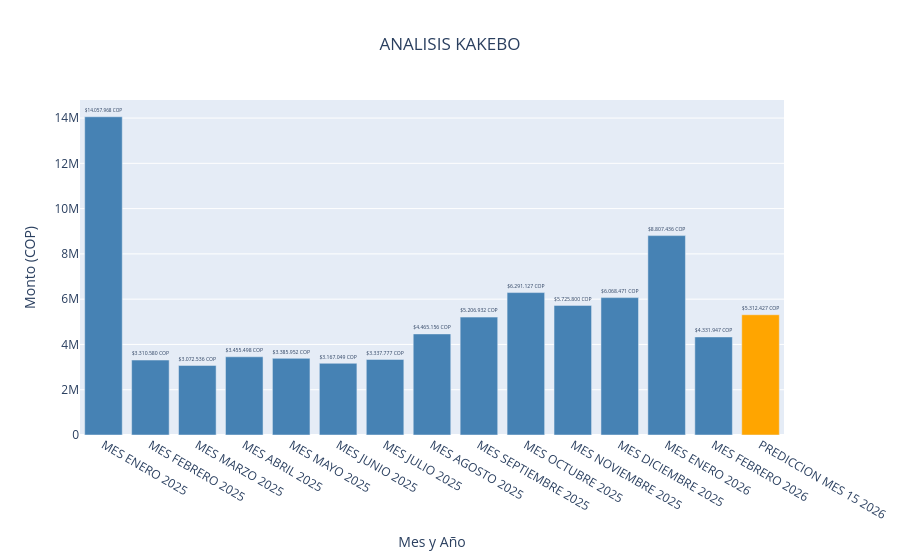

Source (notebook cell):
### Code cell
# Colores según sea real o predicción
colores = np.where(df_csv["MES"].str.contains("PREDICCION"), "orange", "steelblue")

fig_bar = go.Figure()
fig_bar.add_trace(
    go.Bar(
        x=df_csv["MES"] + " " + df_csv["año"].astype(str),
        y=df_csv["MONTO"],
        name="Monto",
        marker_color=colores,
        text=df_csv["MONTO_COP"],
        textposition="outside",
    )
)
fig_bar.update_layout(
    title={"text": "ANALISIS KAKEBO", "x": 0.5, "xanchor": "center"},
    xaxis_title="Mes y Año",
    yaxis_title="Monto (COP)",
)
fig_bar

### Figure 1 — Plotly figure (JSON) as saved in the notebook; plotly's stock layout.template omitted (floating-point values rounded to 4 significant figures)
{"data": [{"marker": {"color": ["steelblue", "steelblue", "steelblue", "steelblue", "steelblue", "steelblue", "steelblue", "steelblue", "steelblue", "steelblue", "steelblue", "steelblue", "steelblue", "steelblue", "orange"]}, "name": "Monto", "text": ["$14.057.968 COP", "$3.310.580 COP", "$3.072.536 COP", "$3.455.498 COP", "$3.385.952 COP", "$3.167.049 COP", "$3.337.777 COP", "$4.465.156 COP", "$5.206.932 COP", "$6.291.127 COP", "$5.725.800 COP", "$6.068.471 COP", "$8.807.436 COP", "$4.331.947 COP", "$5.312.427 COP"], "textposition": "outside", "type": "bar", "x": ["MES ENERO 2025", "MES FEBRERO 2025", "MES MARZO 2025", "MES ABRIL 2025", "MES MAYO 2025", "MES JUNIO 2025", "MES JULIO 2025", "MES AGOSTO 2025", "MES SEPTIEMBRE 2025", "MES OCTUBRE 2025", "MES NOVIEMBRE 2025", "MES DICIEMBRE 2025", "MES ENERO 2026", "MES FEBRERO 2026", "PREDICCION MES 15 2026"], "y": [14057968, 3310580, 3072536, 3455498, 3385952, 3167049, 3337777, 4465156, 5206932, 6291127, 5725800, 6068471, 8807436, 4331947, 5312000.0]}], "layout": {"title": {"text": "ANALISIS KAKEBO", "x": 0.5, "xanchor": "center"}, "xaxis": {"title": {"text": "Mes y Año"}}, "yaxis": {"title": {"text": "Monto (COP)"}}}}
